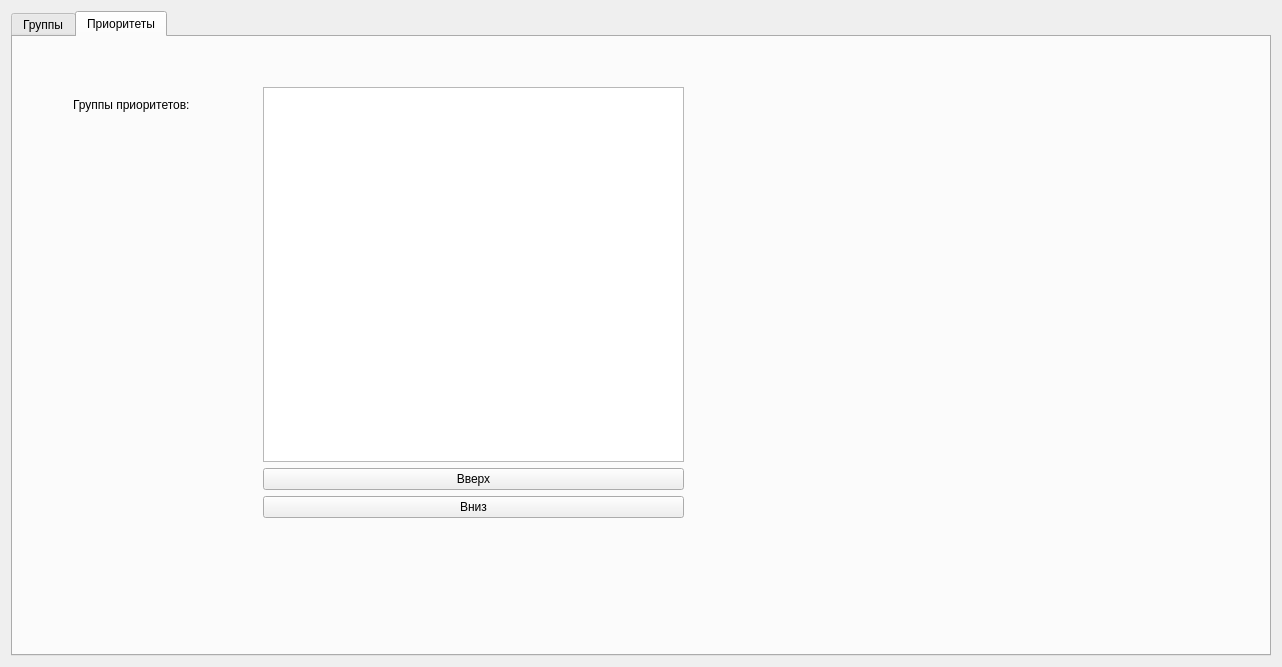
<?xml version="1.0" encoding="UTF-8"?>
<ui version="4.0">
 <class>form_dataentry_groups</class>
 <widget class="QWidget" name="form_dataentry_groups">
  <property name="geometry">
   <rect>
    <x>0</x>
    <y>0</y>
    <width>1282</width>
    <height>667</height>
   </rect>
  </property>
  <property name="windowTitle">
   <string>Form</string>
  </property>
  <layout class="QHBoxLayout" name="horizontalLayout">
   <item>
    <widget class="QTabWidget" name="tabWidget_Groups">
     <property name="currentIndex">
      <number>1</number>
     </property>
     <widget class="QWidget" name="tab_gropus_name">
      <attribute name="title">
       <string>Группы</string>
      </attribute>
      <widget class="QWidget" name="layoutWidget">
       <property name="geometry">
        <rect>
         <x>30</x>
         <y>50</y>
         <width>403</width>
         <height>284</height>
        </rect>
       </property>
       <layout class="QVBoxLayout" name="verticalLayout">
        <item>
         <layout class="QHBoxLayout" name="horizontalLayout_4">
          <item>
           <widget class="QLabel" name="label">
            <property name="text">
             <string>Имя группы:</string>
            </property>
           </widget>
          </item>
          <item>
           <widget class="QLineEdit" name="lineEdit_group_name"/>
          </item>
         </layout>
        </item>
        <item>
         <layout class="QHBoxLayout" name="horizontalLayout_3">
          <item>
           <widget class="QLabel" name="label_2">
            <property name="text">
             <string>Номер группы: </string>
            </property>
           </widget>
          </item>
          <item>
           <widget class="QLineEdit" name="lineEdit_group_number"/>
          </item>
         </layout>
        </item>
        <item>
         <layout class="QHBoxLayout" name="horizontalLayout_2">
          <item>
           <widget class="QLabel" name="label_3">
            <property name="text">
             <string>Описание:</string>
            </property>
           </widget>
          </item>
          <item>
           <widget class="QTextEdit" name="textEdit_description"/>
          </item>
         </layout>
        </item>
        <item>
         <layout class="QHBoxLayout" name="horizontalLayout_5">
          <item>
           <widget class="QLabel" name="label_4">
            <property name="text">
             <string>Статус группы:</string>
            </property>
           </widget>
          </item>
          <item>
           <widget class="QRadioButton" name="radioButton">
            <property name="text">
             <string>Автоматическая</string>
            </property>
           </widget>
          </item>
          <item>
           <widget class="QRadioButton" name="radioButton_2">
            <property name="text">
             <string>Основная</string>
            </property>
           </widget>
          </item>
          <item>
           <widget class="QRadioButton" name="radioButton_3">
            <property name="text">
             <string>По умолчанию</string>
            </property>
           </widget>
          </item>
         </layout>
        </item>
       </layout>
      </widget>
      <widget class="QWidget" name="layoutWidget">
       <property name="geometry">
        <rect>
         <x>460</x>
         <y>40</y>
         <width>683</width>
         <height>324</height>
        </rect>
       </property>
       <layout class="QVBoxLayout" name="verticalLayout_2">
        <item>
         <layout class="QHBoxLayout" name="horizontalLayout_6">
          <item>
           <widget class="QLabel" name="label_5">
            <property name="text">
             <string>Представление:</string>
            </property>
           </widget>
          </item>
          <item>
           <widget class="QRadioButton" name="radioButton_4">
            <property name="text">
             <string>Все</string>
            </property>
           </widget>
          </item>
          <item>
           <widget class="QRadioButton" name="radioButton_5">
            <property name="text">
             <string>Да</string>
            </property>
           </widget>
          </item>
          <item>
           <widget class="QRadioButton" name="radioButton_6">
            <property name="text">
             <string>Нет</string>
            </property>
           </widget>
          </item>
         </layout>
        </item>
        <item>
         <layout class="QHBoxLayout" name="horizontalLayout_7">
          <item>
           <widget class="QLabel" name="label_6">
            <property name="text">
             <string>Пол:</string>
            </property>
           </widget>
          </item>
          <item>
           <widget class="QComboBox" name="comboBox_sex">
            <item>
             <property name="text">
              <string>Все</string>
             </property>
            </item>
           </widget>
          </item>
         </layout>
        </item>
        <item>
         <layout class="QHBoxLayout" name="horizontalLayout_8">
          <item>
           <widget class="QLabel" name="label_7">
            <property name="text">
             <string>Статус репродуктивности:</string>
            </property>
           </widget>
          </item>
          <item>
           <widget class="QComboBox" name="comboBox_status_reproduction">
            <item>
             <property name="text">
              <string>Все</string>
             </property>
            </item>
           </widget>
          </item>
         </layout>
        </item>
        <item>
         <layout class="QHBoxLayout" name="horizontalLayout_9">
          <item>
           <widget class="QLabel" name="label_8">
            <property name="text">
             <string>Статус производительности:</string>
            </property>
           </widget>
          </item>
          <item>
           <widget class="QComboBox" name="comboBox_status_production">
            <item>
             <property name="text">
              <string>Все</string>
             </property>
            </item>
           </widget>
          </item>
         </layout>
        </item>
        <item>
         <layout class="QHBoxLayout" name="horizontalLayout_10">
          <item>
           <widget class="QLabel" name="label_9">
            <property name="text">
             <string>Метка животного:</string>
            </property>
           </widget>
          </item>
          <item>
           <widget class="QComboBox" name="comboBox_animal_label">
            <item>
             <property name="text">
              <string>Все</string>
             </property>
            </item>
           </widget>
          </item>
         </layout>
        </item>
        <item>
         <layout class="QHBoxLayout" name="horizontalLayout_11">
          <item>
           <widget class="QLabel" name="label_10">
            <property name="text">
             <string>Расположение:</string>
            </property>
           </widget>
          </item>
          <item>
           <widget class="QComboBox" name="comboBox_location">
            <item>
             <property name="text">
              <string>Все</string>
             </property>
            </item>
           </widget>
          </item>
         </layout>
        </item>
        <item>
         <layout class="QHBoxLayout" name="horizontalLayout_12">
          <item>
           <widget class="QLabel" name="label_11">
            <property name="text">
             <string>Номер животного:</string>
            </property>
           </widget>
          </item>
          <item>
           <widget class="QLineEdit" name="lineEdit_animal_number_1"/>
          </item>
          <item>
           <widget class="QLabel" name="label_13">
            <property name="text">
             <string>-</string>
            </property>
           </widget>
          </item>
          <item>
           <widget class="QLineEdit" name="lineEdit__animal_number_2"/>
          </item>
         </layout>
        </item>
        <item>
         <layout class="QHBoxLayout" name="horizontalLayout_13">
          <item>
           <widget class="QLabel" name="label_12">
            <property name="text">
             <string>Возраст(год, месяц):</string>
            </property>
           </widget>
          </item>
          <item>
           <widget class="QLineEdit" name="lineEdit_age_year_1"/>
          </item>
          <item>
           <widget class="QLineEdit" name="lineEdit_age_year_2"/>
          </item>
          <item>
           <widget class="QLabel" name="label_14">
            <property name="text">
             <string>-</string>
            </property>
           </widget>
          </item>
          <item>
           <widget class="QLineEdit" name="lineEdit_age_month_1"/>
          </item>
          <item>
           <widget class="QLineEdit" name="lineEdit_age_month_2"/>
          </item>
         </layout>
        </item>
        <item>
         <layout class="QHBoxLayout" name="horizontalLayout_14">
          <item>
           <widget class="QLabel" name="label_15">
            <property name="text">
             <string>Номер лактации:</string>
            </property>
           </widget>
          </item>
          <item>
           <widget class="QLineEdit" name="lineEdit_lactation_number_1"/>
          </item>
          <item>
           <widget class="QLabel" name="label_16">
            <property name="text">
             <string>-</string>
            </property>
           </widget>
          </item>
          <item>
           <widget class="QLineEdit" name="lineEdit_lactation_number_2"/>
          </item>
         </layout>
        </item>
        <item>
         <layout class="QHBoxLayout" name="horizontalLayout_15">
          <item>
           <widget class="QLabel" name="label_17">
            <property name="text">
             <string>Дни лактации:</string>
            </property>
           </widget>
          </item>
          <item>
           <widget class="QLineEdit" name="lineEdit"/>
          </item>
          <item>
           <widget class="QLabel" name="label_18">
            <property name="text">
             <string>-</string>
            </property>
           </widget>
          </item>
          <item>
           <widget class="QLineEdit" name="lineEdit_2"/>
          </item>
         </layout>
        </item>
        <item>
         <layout class="QHBoxLayout" name="horizontalLayout_16">
          <item>
           <widget class="QLabel" name="label_19">
            <property name="text">
             <string>Дни беременности:</string>
            </property>
           </widget>
          </item>
          <item>
           <widget class="QLineEdit" name="lineEdit_3"/>
          </item>
          <item>
           <widget class="QLabel" name="label_20">
            <property name="text">
             <string>-</string>
            </property>
           </widget>
          </item>
          <item>
           <widget class="QLineEdit" name="lineEdit_4"/>
          </item>
         </layout>
        </item>
       </layout>
      </widget>
     </widget>
     <widget class="QWidget" name="tab_prioritetes">
      <attribute name="title">
       <string>Приоритеты</string>
      </attribute>
      <widget class="QLabel" name="label_21">
       <property name="geometry">
        <rect>
         <x>60</x>
         <y>60</y>
         <width>131</width>
         <height>16</height>
        </rect>
       </property>
       <property name="text">
        <string>Группы приоритетов:</string>
       </property>
      </widget>
      <widget class="QWidget" name="">
       <property name="geometry">
        <rect>
         <x>250</x>
         <y>50</y>
         <width>421</width>
         <height>431</height>
        </rect>
       </property>
       <layout class="QVBoxLayout" name="verticalLayout_3">
        <item>
         <widget class="QListView" name="listView"/>
        </item>
        <item>
         <widget class="QPushButton" name="pushButton">
          <property name="text">
           <string>Вверх</string>
          </property>
         </widget>
        </item>
        <item>
         <widget class="QPushButton" name="pushButton_2">
          <property name="text">
           <string>Вниз</string>
          </property>
         </widget>
        </item>
       </layout>
      </widget>
     </widget>
    </widget>
   </item>
  </layout>
 </widget>
 <resources/>
 <connections/>
</ui>
